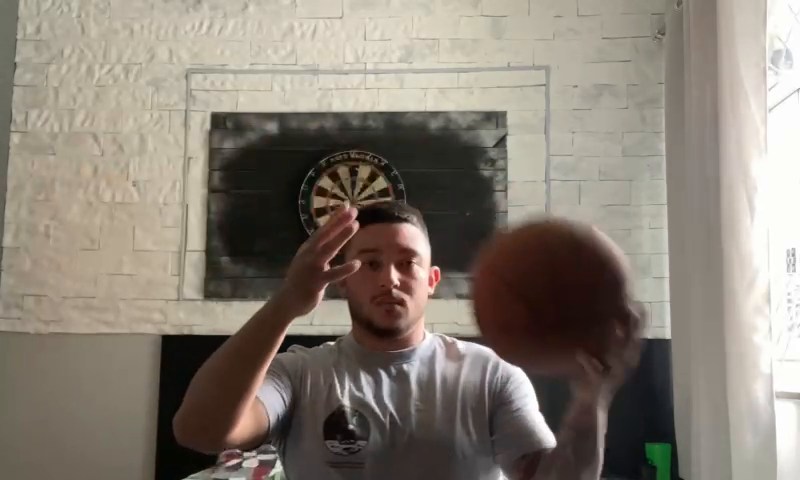
#> input picture frame 53 of rastreador-de-objetos/basketball.mp4, 800 x 480 px, given in place of ball_tracking_example.mp4, which was not available
$ python ball_tracking.py
#> lines starting #> are read from the running program, lines starting #| are printed output that depends on the picture; after the words box and inside, x2 and y2 are one past the last pixel; in counts of white or black regions, pixels touching at a corner belong together; pictures that were not available may be replaced by others from this repository, and a replacement may not be noted
# Rastreador de bolas utilizando a técnica de transformação de semicírculos

# Importando bibliotecas necessárias
import cv2 as cv
import numpy as np
# Capturando video a ser utilizado
videoCapture = cv.VideoCapture('ball_tracking_example.mp4')

# Essa variável vai servir para capturar círculos de frames anteriores, auxiliando no processo de detectar mais círculos 'sólidos' e menos aleatórios.
prevCircle = None

# Essa função vai calcular a distância do quadrado da distância entre os 2 pontos de cada frame no vídeo.
dist = lambda x1, y1, x2, y2: (x1-x2)**2+(y1-y2)**2

# Criando função com gerenciamento de erros (caso não seja encontrado um vídeo). Caso haja algum erro, o código será parado.
while True:
    ret, frame = videoCapture.read()
#> frame is the input picture: shape (480, 800, 3); mean B, G, R 116.2, 126.7, 135.3
    if not ret: break

    # Iniciando o processo de eliminação de possíveis ruídos grosseiros no vídeo.
    # Convertendo o vídeo para ser trabalhado no cinza.
    grayFrame = cv.cvtColor(frame, cv.COLOR_BGR2GRAY)
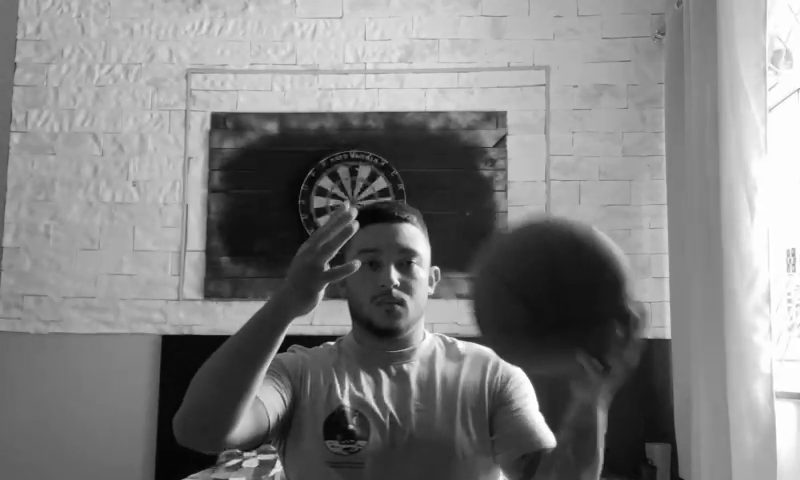
#> grayFrame: shape (480, 800); min 1, max 255, mean 128.1
    # Adicionando uma taxa de blur (como um 'borrão' numa tela) na tela. (Quanto maior os valores, mais borrado o frame ficará).
    blurFrame = cv.GaussianBlur(grayFrame, (17,17), 0)
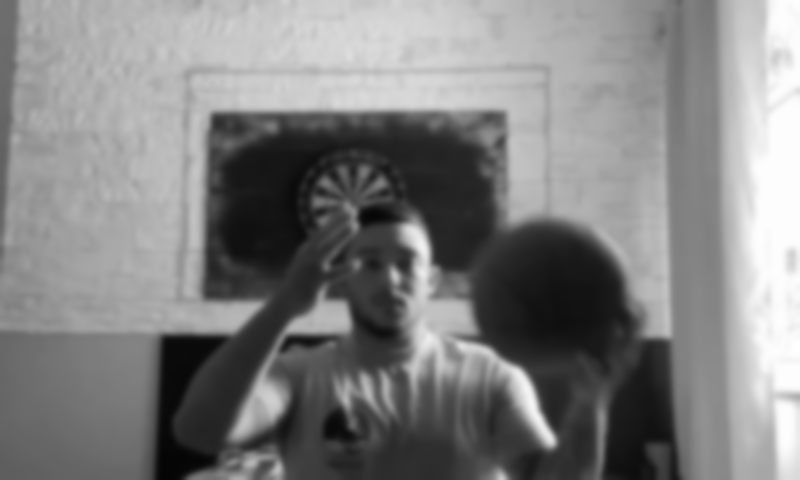
#> blurFrame: shape (480, 800); min 5, max 255, mean 128.1
    # A importância do processo acima dá-se por diminuir o 'risco' do programa captar círculos indesejados causados pelos ruídos da imagem, atrapalhando no processo de transformação dos círculos.

    # Iniciando o processo de transformação dos semicírculos utilizando o método HoughCircles.
    # Valores:
    # (Vídeo que utilizaremos[blurFrame], o método de transformada[HOUGH__GRADIENT], dp[1.2], distância mín.[500(distância entre os círculos que serão rastreados, quanto maior o número, menos círculos serão rastreados, e quanto menor, o oposto ocorrerá)], param1=sensibilidade (se for muito alto não encontrará muitos círculos e se for muito baixo, o oposto), param2=precisão do detector(número de pontos que precisaremos para identificar um círculo, minRadius = menor raio de círculo a ser detectado, maxRadius = maior raio de círculo a ser detectado)
    circles = cv.HoughCircles(blurFrame, cv.HOUGH_GRADIENT, 1.2, 500, param1=140, param2=30, minRadius=35, maxRadius=75)
#> circles = [[475.8, 411, 62.24]]
    # Este método resultará nos círculos que serão detectados ao longo da exebição do vídeo.

    # Função para detectar se há ou não círculos presentes no vídeo.
    if circles is not None:
        # Caso haja círculos, eles serão armazenados na variável 'circles'.
        circles = np.uint16(np.around(circles))
#> circles = [[476, 411, 62]]
        # Variável que recebe as coordenadas.
        chosen = None
        # Checando se o círculo não se configura como um 'None'
        for i in circles[0, :]:
            if chosen is None: chosen = i
            # Checando se o círculo for de fato um círculo
            if prevCircle is not None:
                # Cálculo para validação de um círculo através das coordenadas recebidas pelas variáveis.
                if dist(chosen[0], chosen[1], prevCircle[0], prevCircle[1]) <= dist(i[0], i[1], prevCircle[0], prevCircle[1]):
                    # Caso um círculo seja identificado no ponto central, ele será a referência.
                    chosen = i
#> this loop made 1 pass
        # Desenhando o círculo.
        cv.circle(frame, (chosen[0], chosen[1]), 1, (0,100,100), 3)
#> frame: shape (480, 800, 3); 0.01% of pixels changed, all inside (x1, y1, x2, y2) = (473, 408, 480, 415)
        # Desenhando a circunferência do círculo detectado.
        cv.circle(frame, (chosen[0], chosen[1]), chosen[2], (255,0,255), 3)
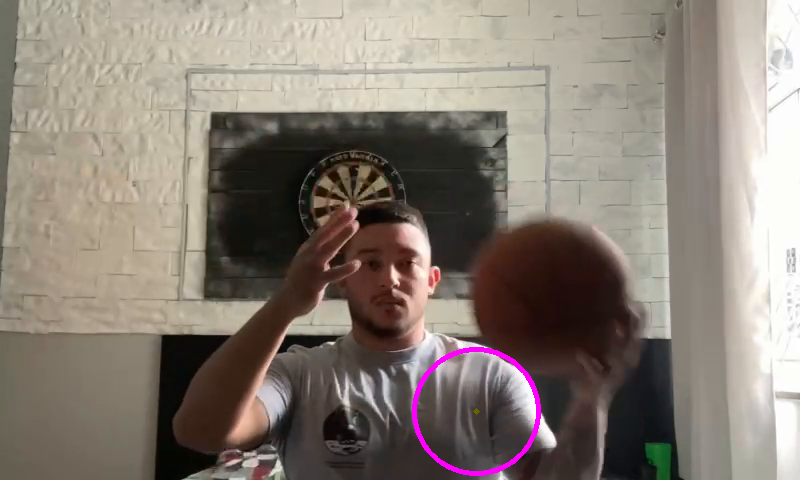
#> frame: shape (480, 800, 3); mean B, G, R 117, 126.2, 136
        # Configurando o círculo anterior como círculo atual.
        prevCircle = chosen
#> prevCircle = [476, 411, 62]

    # Exibindo o círculo nos frames.
    cv.imshow('circles', frame)

    # Criando um mecanismo de saída da execução. Caso Q seja pressionado, o programa será finalizado.
    if cv.waitKey(1) & 0xFF == ord('q'): break
#> (key q is pressed here)

#Saindo e fechando as janelas de execução.
videoCapture.release()
cv.destroyAllWindows()

$ run again, starting later in the video
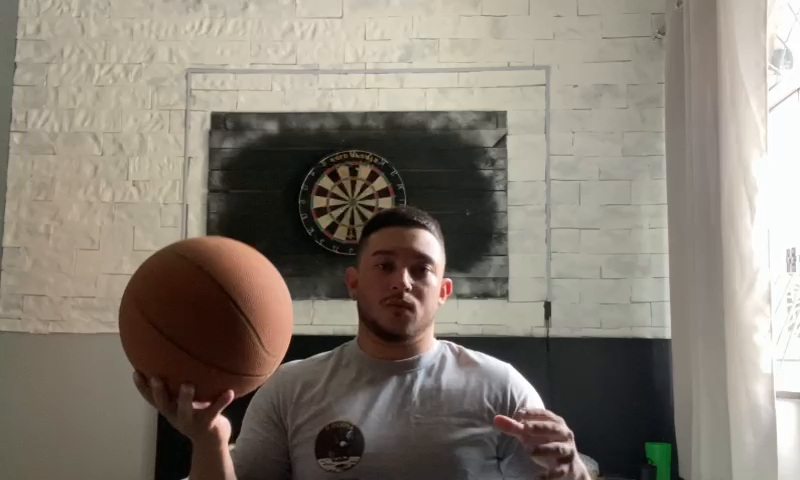
#> input picture frame 241 of rastreador-de-objetos/basketball.mp4, 800 x 480 px, given in place of ball_tracking_example.mp4, which was not available
#> frame is the input picture: shape (480, 800, 3); mean B, G, R 115.4, 126, 133.8
#> `blurFrame = cv.GaussianBlur(grayFrame, (17,17), 0)`:
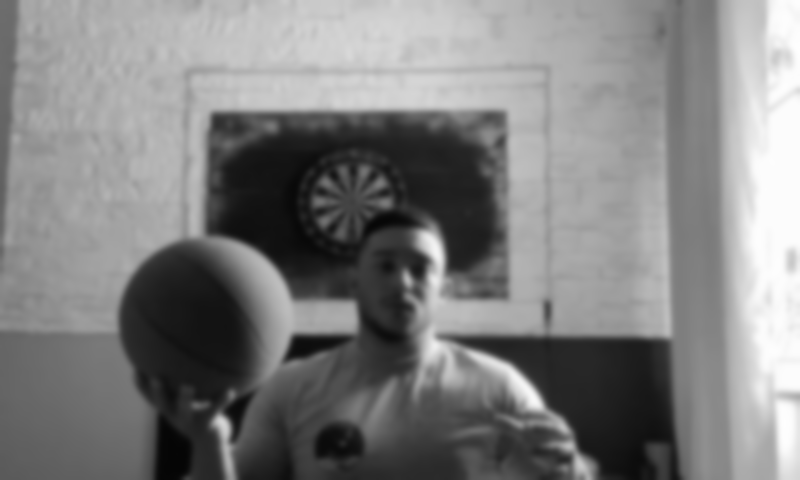
#> blurFrame: shape (480, 800); min 5, max 255, mean 127.1
#> `circles = cv.HoughCircles(blurFrame, cv.HOUGH_GRADIENT, 1.2, 500, para..`: circles = [[483, 427.8, 65]]
#> `circles = np.uint16(np.around(circles))`: circles = [[483, 428, 65]]
#> the loop `for i in circles[0, :]:` made 1 pass
#> `cv.circle(frame, (chosen[0], chosen[1]), chosen[2], (255,0,255), 3)`:
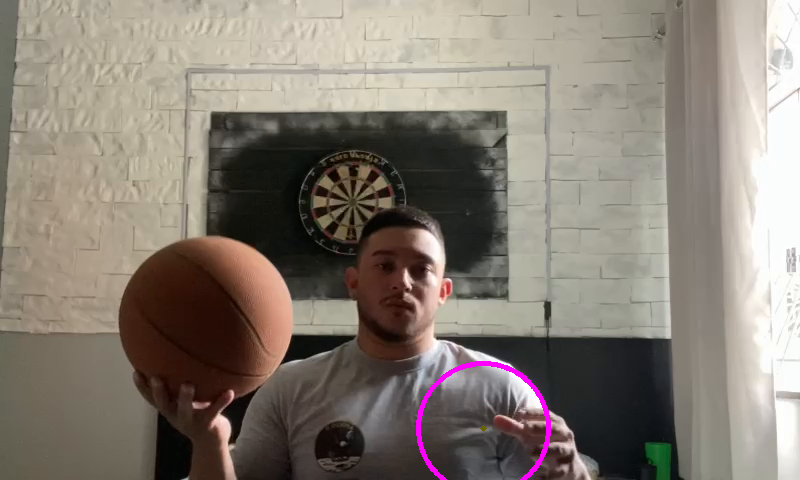
#> frame: shape (480, 800, 3); mean B, G, R 116, 125.5, 134.3
#> prevCircle = [483, 428, 65]

$ run again, starting later in the video
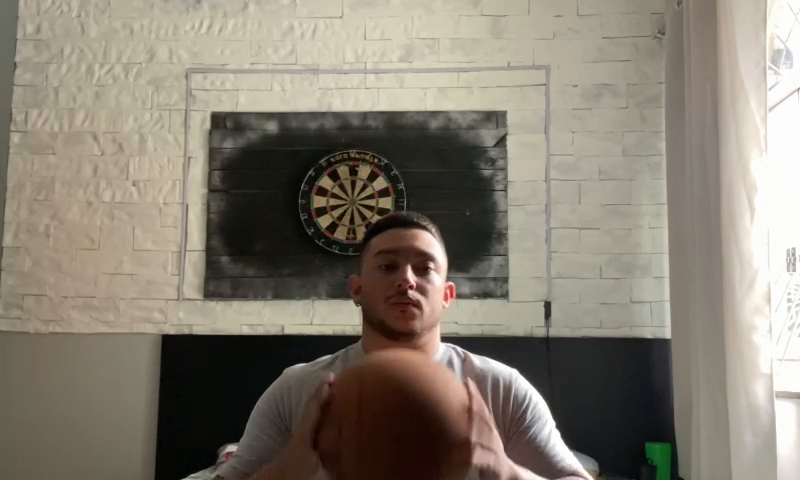
#> input picture frame 428 of rastreador-de-objetos/basketball.mp4, 800 x 480 px, given in place of ball_tracking_example.mp4, which was not available
#> frame is the input picture: shape (480, 800, 3); mean B, G, R 113.4, 125.9, 133.7
#> `blurFrame = cv.GaussianBlur(grayFrame, (17,17), 0)`:
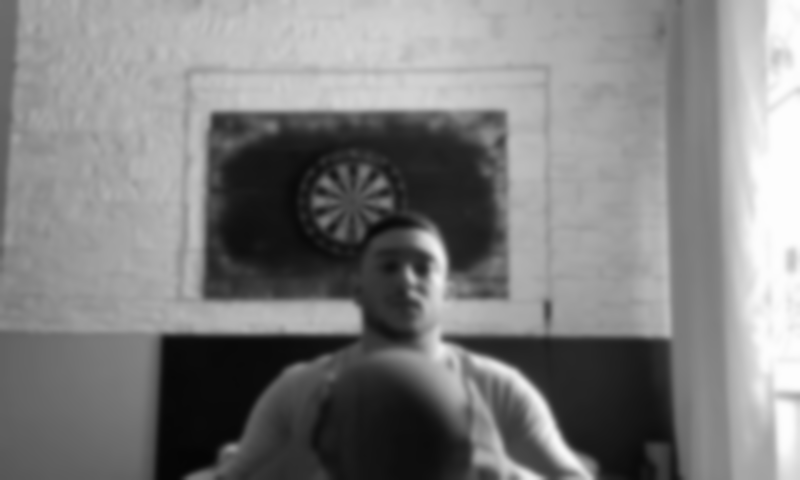
#> blurFrame: shape (480, 800); min 5, max 253, mean 126.8
#> `circles = cv.HoughCircles(blurFrame, cv.HOUGH_GRADIENT, 1.2, 500, para..`: circles = [[388.2, 268.2, 58.52]]
#> `circles = np.uint16(np.around(circles))`: circles = [[388, 268, 59]]
#> the loop `for i in circles[0, :]:` made 1 pass
#> `cv.circle(frame, (chosen[0], chosen[1]), chosen[2], (255,0,255), 3)`:
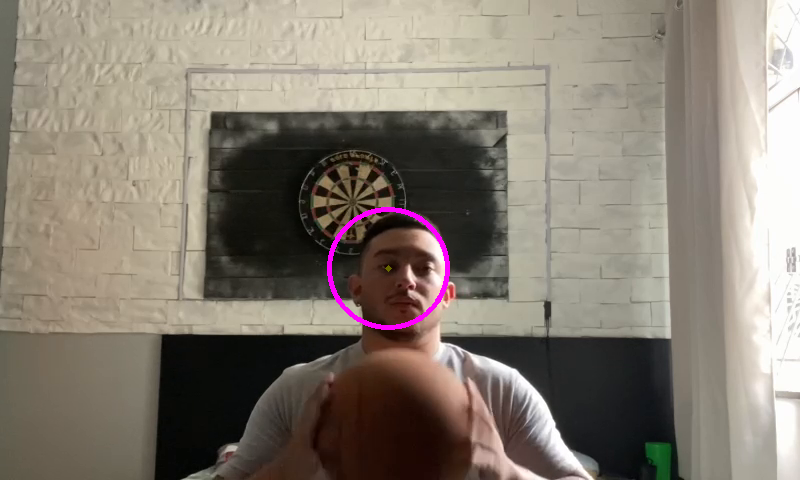
#> frame: shape (480, 800, 3); mean B, G, R 114.3, 125.5, 134.4
#> prevCircle = [388, 268, 59]
